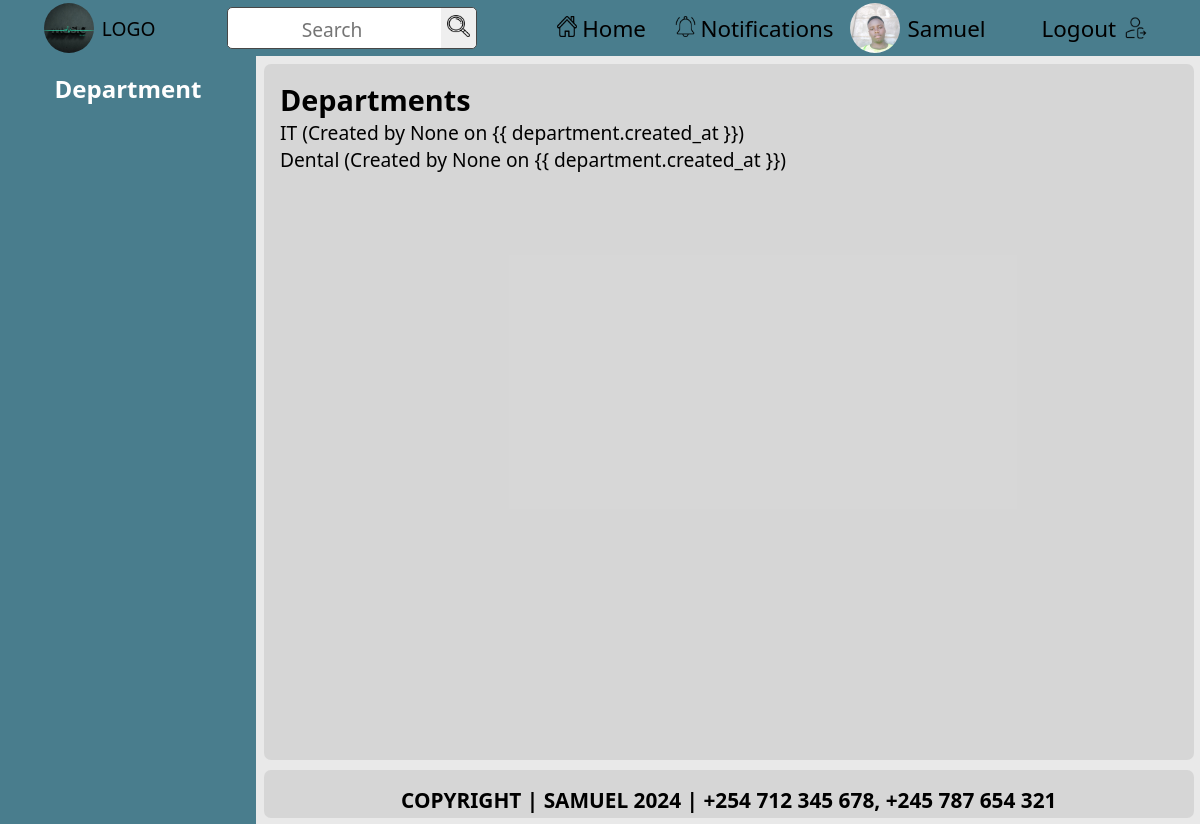
The app's page /departments/ (signed in) with its own data.
### documents/models.py (models this page shows, shortened)
class CustomUser(AbstractUser):
    department = models.ForeignKey(
        Department,
        on_delete=models.SET_NULL,
        null=True,
        blank=True,
        related_name='users'
    )
    nationalID = models.CharField(max_length=20, unique=True, null=True, blank=True)  # Adjust max_length as necessary
    contact_number = models.CharField(max_length=15, unique=True, null=True, blank=True)  # Adjust max_length as necessary
    groups = models.ManyToManyField(
        Group,
        related_name='customuser_set',  # Ensure unique related_name
        blank=True,
    )
    user_permissions = models.ManyToManyField(
        Permission,
        related_name='customuser_set',  # Ensure unique related_name
        blank=True,
    )

class Department(models.Model):
    name = models.CharField(max_length=100)
    created_at = models.DateTimeField(auto_now_add=True)
    created_by = models.ForeignKey(
        'CustomUser',
        on_delete=models.SET_NULL,
        null=True,
        related_name='departments_created'
    )
    updated_at = models.DateTimeField(auto_now=True)

### documents/views.py (the view)
# urls.py: path('departments/', views.department_list, name='department_list'),
@login_required
def department_list(request):
    departments = Department.objects.all()
    return render(request, 'documents/department_list.html', {'departments': departments})

### documents/context_processors.py (called while the page is built)
def departments_context(request):
    user_department = None
    if request.user.is_authenticated:
        user_department = request.user.department  # Assuming User model has a 'department' field
    return {
        'user_department': user_department
    }

### documents/templates/documents/department_list.html
{% extends 'base.html' %} {% block title %}Departments{% endblock %}
{% block content %}
<h2>Departments</h2>
<ul>
  {% for department in departments %}
  <li>
    {{ department.name }} (Created by {{ department.created_by }} on {{
    department.created_at }})
  </li>
  {% endfor %}
</ul>
{% endblock %}

### templates/base.html (shortened to what this page needs)
<!DOCTYPE html>
{% load static %}
<html lang="en">
  <head>
    <link rel="stylesheet" href="{% static 'css/index.css' %}" />
  </head>
  <body>
    <header>
      <a
        href="{% if user.is_superuser %}{% url 'custom_admin_dashboard:admin_dashboard' %}{% else %}{% url 'documents:home' %}{% endif %}"
      >
        <div class="left-row">
          <img
            src="{% static 'images/logo.jpg' %}"
            alt="logo image"
            width="50"
            height="50"
          />
          <span>LOGO</span>
        </div>
      </a>
      <div class="middle-row">
        <form action="{% url 'documents:search' %}" method="get">
          <input type="text" name="q" placeholder="Search" required />
          <button type="submit">
            <img src="{% static 'images/search.png' %} " alt="Search" />
          </button>
        </form>
      </div>
      <div class="right-row">
        <ul>
          <a
            href="{% if user.is_superuser %}{% url 'custom_admin_dashboard:admin_dashboard' %}{% else %}{% url 'documents:home' %}{% endif %}"
          >
            <li>
              <span
                ><img src="{% static 'images/home.png' %}" alt="Home" /></span
              >Home
            </li>
          </a>
          <a href="#">
            <li>
              <span
                ><img
                  src="{% static 'images/notification.png' %}"
                  alt="Notifications" /></span
              >Notifications
            </li>
          </a>
        </ul>
        <a href="#">
          <div class="profile">
            <img
              src="{% static 'images/profile.jpg' %}"
              alt="profile picture"
              width="50"
              height="50"
            />
            <span>{{ user.username }}</span>
          </div>
        </a>
        <a href="{% url 'documents:logout' %}">
          <div class="last">
            <span>Logout</span>
            <img src="{% static 'images/logout.png' %}" alt="Logout" />
          </div>
        </a>
      </div>
    </header>
    <main>
      <section>
        <div class="sidebar">
          <div class="title">
            <h1>Department</h1>
          </div>
        </div>
      </section>
      <section>
        <div class="container">
          {% block content %} {% endblock %}
        </div>
      </section>
    </main>
    <footer>
      <div class="endnote">
        <p>COPYRIGHT | SAMUEL 2024 | +254 712 345 678, +245 787 654 321</p>
      </div>
    </footer>
  </body>
</html>

### static/css/index.css (style rules this page uses)
* { margin: 0; padding: 0; box-sizing: border-box; text-decoration: none; font-family: "Segoe UI", Tahoma, Geneva, Verdana, sans-serif; }
a { color: black; }
li { list-style: none; }
body { background-color: hsla(0, 0%, 90%, 0.87); }
header { display: flex; align-items: center; justify-content: space-around; padding: 0.5rem; background-color: hsl(194, 32%, 42%); position: fixed; font-size: 1.2rem; top: 0; left: 0; right: 0; height: 3.5rem; z-index: 100; }
header ul { display: flex; list-style: none; gap: 0.8rem; }
header ul li { font-size: 1.4rem; border-radius: 6px; }
.left-row { display: flex; align-items: center; }
.middle-row form { background-color: white; width: auto; border: 1.5px solid hsl(0, 0%, 28%); border-radius: 5px; }
.middle-row form input { outline: none; border: none; text-align: center; padding: 0.3rem; }
.middle-row form input::placeholder { margin: auto; font-size: 1.2rem; }
.middle-row form button img { width: 1.4rem; height: 1.4rem; }
.middle-row form button { cursor: pointer; padding: 0.4rem; border: none; outline: none; border-top-right-radius: 5px; border-bottom-right-radius: 5px; }
.right-row { display: flex; align-items: center; }
.right-row ul { cursor: pointer; }
.right-row ul li { display: flex; align-items: center; justify-content: center; padding: 0.5rem; }
.right-row ul li img { margin-right: 0.3rem; width: 1.3rem; height: 1.3rem; }
.left-row span { cursor: pointer; }
.left-row img { cursor: pointer; object-fit: cover; margin-right: 0.5rem; width: 50px; height: 50px; border-radius: 50%; }
.last { display: flex; align-items: center; justify-content: center; gap: 0.5rem; margin-left: 3rem; font-size: 1.4rem; border-radius: 6px; padding: 0.5rem; }
.last img { width: 1.5rem; height: 1.5rem; }
.profile { font-size: 1.4rem; border-radius: 6px; margin-left: 0.5rem; display: flex; align-items: center; }
.profile img { object-fit: cover; margin-right: 0.5rem; width: 50px; height: 50px; border-radius: 50%; }
.sidebar { color: white; background-color: hsl(194, 32%, 42%); position: fixed; width: 16rem; top: 3.5rem; bottom: 0; display: flex; flex-direction: column; gap: 1rem; }
.sidebar .title { padding: 1rem; text-align: center; }
.container { overflow-y: auto; font-size: 1.2rem; height: 87vh; width: auto; background-color: hsla(0, 0%, 77%, 0.5); padding: 1rem; margin-top: 4rem; margin-left: 16.5rem; margin-right: 0.4rem; margin-bottom: 4rem; border-radius: 7px; }
.endnote { bottom: 0; right: 0; left: 0; position: fixed; padding: 1rem; font-size: 1.3rem; font-weight: bold; background-color: hsla(0, 0%, 77%, 0.5); height: 3rem; text-align: center; justify-content: center; margin-left: 16.5rem; margin-right: 0.4rem; margin-bottom: 0.4rem; border-radius: 7px; }

### records on screen
CustomUser: username "Samuel"
Department: name "IT", created_by "None"
Department: name "Dental", created_by "None"
